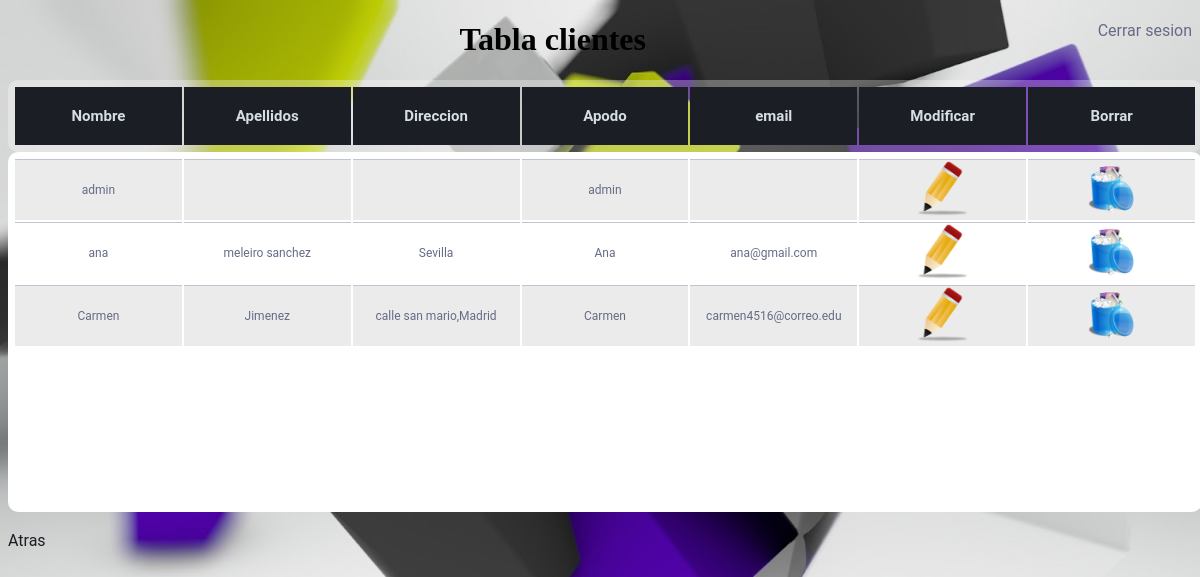
The app's page /tienda_chuches/admin/tablacliente/cliente.php (signed in) with its own data.
### tables this page shows
CREATE TABLE `cliente` (
  `nombre` varchar(25) NOT NULL,
  `apellidos` varchar(50) DEFAULT NULL,
  `direccion` varchar(50) DEFAULT NULL,
  `apodo` varchar(50) NOT NULL,
  `email` varchar(50) DEFAULT NULL,
  `contrasenia` varchar(64) NOT NULL
);

### tienda_chuches/admin/tablacliente/cliente.php (the view, shortened to what this page needs)
<!DOCTYPE html>
<html lang="">
<head>
  <link rel="stylesheet" type="text/css" href="../estilotabla.css">
</head>
<body>
<?php
  if (isset($_SESSION["admin"])) {
    ?>
    <a id="salir" href='../../salir.php' >Cerrar sesion</a>
    <h1>Tabla clientes</h1>
    <div class="titulo">
        <table >
       <tr>
         <th>Nombre</th>
         <th>Apellidos</th>
         <th>Direccion</th>
         <th>Apodo</th>
         <th>email</th>
         <th>Modificar</th>
         <th>Borrar</th>
       </tr>
     </table>
    </div>
    <div class="contenido">
    <table>
      <tbody>
    <?php
     $connection = new mysqli("localhost", "root", "3546", "tienda_chuches");
      if ($result = $connection->query("SELECT * FROM cliente;")) {
      } else {
            echo "Error: ". $sql ."<br>". mysqli_error($connection);
      }
      while($obj = $result->fetch_object()) {
        echo "<tr>";
        echo "<td>".$obj->nombre."</td>";
        echo "<td>".$obj->apellidos."</td>";
        echo "<td>".$obj->direccion."</td>";
        echo "<td>".$obj->apodo."</td>";
        echo "<td>".$obj->email."</td>";
              echo "<td>
                    <a href='modificarcliente.php?apo=$obj->apodo'/>
                    <img src='../img/modificar.png'/></a>
                    </td>";
                    echo "<td>
                          <a href='borrarcliente.php?apo=$obj->apodo'>
                          <img src='../img/papelera.png'/></a>
                          </td>";
                    echo "</tr>";
         }
          ?>
        </tbody>
         </table>
       </div>
    <?php
    echo "<br><a class='atras' href='../admin.php'>Atras</a>";
  } else {
    session_destroy();
    header("Location: ../../login.php");
  }
 ?>
</body>
</html>

### tienda_chuches/admin/estilotabla.css (style rules this page uses)
body { font-family: 'Roboto', sans-serif; background-size: 100%; background-image: url(img/fondo1.jpg); }
h1 { text-align: center; font-family: cursive; }
table { width:100%; table-layout: fixed; text-align: center; }
.titulo { border-radius: 10px; background-color: rgba(255,255,255,0.3); display: block; margin: auto; min-width: 910px; max-width: 1334px; padding:5px; width: 100%; }
.contenido { border-radius: 10px; background: white; margin: auto; padding:5px; width: 100%; min-width: 910px;; max-width: 1334px; height:350px; overflow-x:auto; }
th { padding: 20px 15px; font-size: 15px; color:#D5DDE5; background:#1b1e24; }
td { border-top: 1px solid #C1C3D1; color:#666B85; font-size: 12px; }
tr:nth-child(odd) td { background:#EBEBEB; }
a { color:#666B85; text-decoration: none; }
td a { display: block; height: 100%; }
.atras { color:#1b1e24; text-decoration: none; }
#salir { float: right; }

### tienda_chuches/admin/tablacliente/cliente.php (style rules this page uses)
img { width: 55px; }

### records on screen
cliente: nombre "admin", apodo "admin"
cliente: nombre "ana", apellidos "meleiro sanchez", direccion "Sevilla", apodo "Ana", email "ana@gmail.com"
cliente: nombre "Carmen", apellidos "Jimenez", direccion "calle san mario,Madrid", apodo "Carmen", email "carmen4516@correo.edu"
